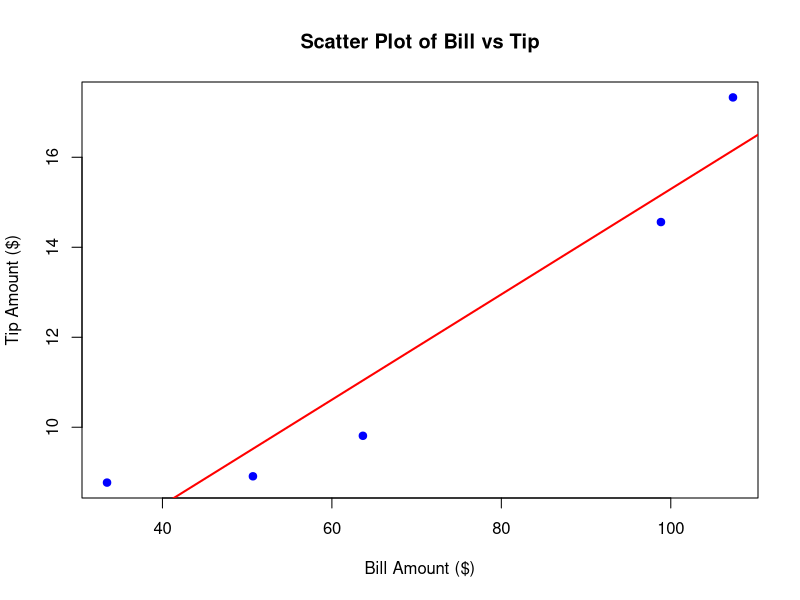

Write the R code that produced this figure.
# --- 1. Define the Data ---
bill <- c(98.84, 33.46, 63.66, 50.68, 107.34)
tip <- c(14.56, 8.77, 9.81, 8.91, 17.33)

# --- i) Draw a scatter plot ---
plot(bill, tip, 
     main="Scatter Plot of Bill vs Tip", 
     xlab="Bill Amount ($)", 
     ylab="Tip Amount ($)", 
     pch=19, col="blue")
# Add the regression line to the plot
abline(lm(tip ~ bill), col="red", lwd=2)

# --- ii) Fit the simple linear regression model ---
model <- lm(tip ~ bill)
summary(model) # This displays the coefficients, p-values, and R-squared

# --- iii) Predict the tip when Bill = 60 ---
new_data <- data.frame(bill = 60)
prediction <- predict(model, newdata = new_data)
cat("Predicted tip for a $60 bill:", prediction, "\n")

# --- iv) Find Pearson correlation coefficient ---
correlation <- cor(bill, tip)
cat("Pearson Correlation Coefficient:", correlation, "\n")

# --- v) Hypothesis tests and Confidence Intervals ---
# The p-values are shown in the summary(model) output above.
# To get specific 95% confidence intervals:
conf_intervals <- confint(model, level = 0.95)
print("95% Confidence Intervals:")
print(conf_intervals)
